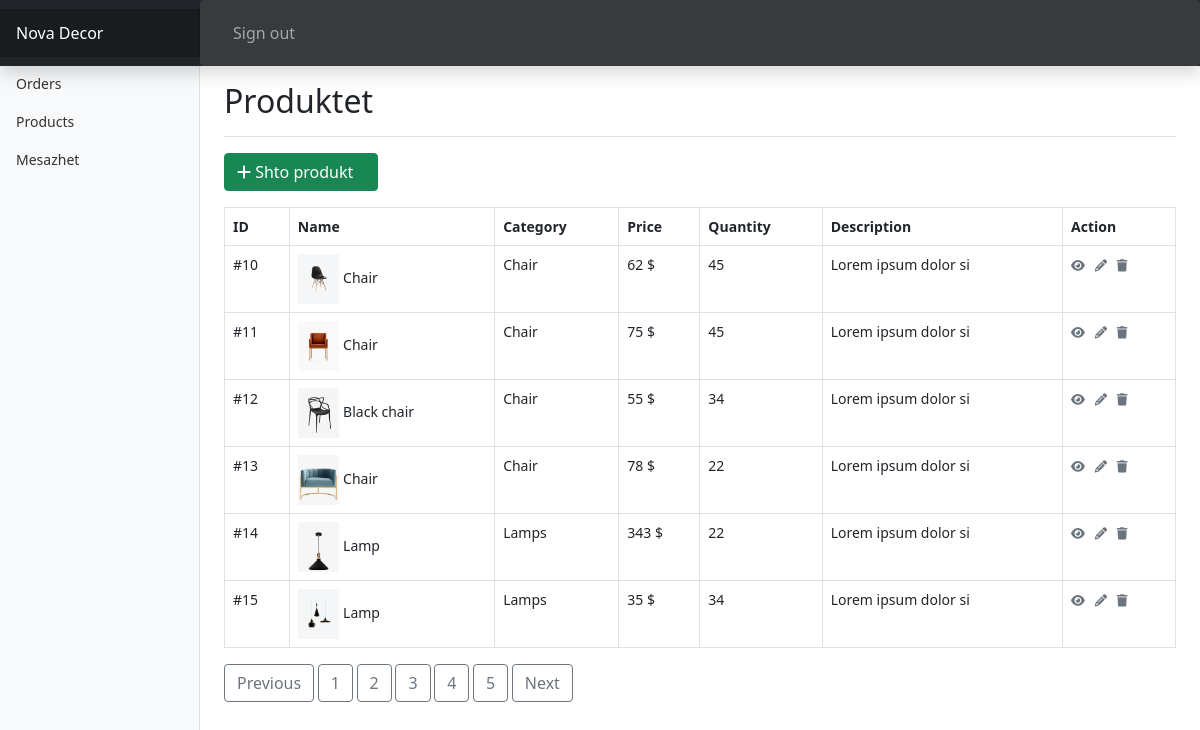
The page /login/admin/products.php?page=2 (signed in) on the database its author committed.
### tables this page shows
CREATE TABLE `products` (
  `product_id` int(11) NOT NULL,
  `name` varchar(100) DEFAULT NULL,
  `price` int(100) DEFAULT NULL,
  `image` varchar(250) DEFAULT NULL,
  `quantity` int(100) DEFAULT NULL,
  `description` text NOT NULL,
  `cat_id` int(11) NOT NULL
);

CREATE TABLE `category` (
  `category_id` int(11) NOT NULL,
  `name` text NOT NULL,
  `image` varchar(225) NOT NULL,
  `imageS3` varchar(225) NOT NULL
);

### login/admin/products.php (the view, shortened to what this page needs)
<?php
include "../includes/connect.php";
if(isset($_GET['page'])){
  $page=$_GET['page'];
}
else{$page=1;}
$num_per_page=6;
$start_from=($page-1)*$num_per_page;
$query="SELECT p.product_id,p.name , p.quantity, p.price , p.description , p.image, p.cat_id ,c.name AS category_name FROM products p,category c
WHERE p.cat_id= c.category_id limit $start_from,$num_per_page";
$result=mysqli_query($conn,$query);
?>
<!doctype html>
<html lang="en">
  <head>
  </head>
<body>
<?php include 'headers.php'?>
<div class="container-fluid">
  <div class="row">
    <?php include 'sidebars.php'?>
    <main class="col-md-9 ms-sm-auto col-lg-10 px-md-4">
      <div class="d-flex justify-content-between flex-wrap flex-md-nowrap align-items-center pt-3 pb-2 mb-3 border-bottom">
        <h1 class="h2">Produktet</h1>
      </div>
      <div class="d-md-flex my-3">
          <a href="add.php">
            <button class="btn btn-success pe-4" type="button"><i class="fa-solid fa-plus"></i>&nbsp;Shto produkt</button>
          </a>
     </div>
    <div class="table-responsive">
      <table class="table table-bordered">
        <thead>
          <tr>
            <th scope="col">ID</th>
            <th scope="col">Name</th>
            <th scope="col">Category</th>
            <th scope="col">Price</th>
            <th scope="col">Quantity</th>
            <th scope="col">Description</th>
            <th scope="col">Action</th>
          </tr>
        </thead>
        <tbody>
        <?php while($row = mysqli_fetch_assoc($result)){ ?>
           <tr>
                <td>#<?php echo $row['product_id']; ?></td>
                <td><img src="uploaded_img/<?php echo $row['image']; ?>" height="50px;" alt="">  <?php echo $row['name']; ?></td>
                <td><?php echo $row['category_name']; ?></td>
                <td><?php echo $row['price']; ?> $</td>
                <td><?php echo $row['quantity']; ?></td>
                <td><?php echo substr($row['description'],0,20); ?></td>
                <td>
                <a href="view.php?view=<?php echo $row['product_id']; ?>" title="View Record" data-toggle="tooltip"><span class="fa fa-eye text-secondary fa-sm">&nbsp;&nbsp;</span></a>
                <a href="update.php?edit=<?php echo $row['product_id']; ?>" title="Update Record" data-toggle="tooltip"><span class="fa fa-pencil text-secondary fa-sm">&nbsp;&nbsp;</span></a>
                <a href="delete.php?delete=<?php echo $row['product_id']; ?>" title="Delete Record" data-toggle="tooltip"><span class="fa fa-trash text-secondary fa-sm"></span></a>
                </td>
          </tr>
          <?php } ?>
        </tbody>
      </table>
    </div>
<?php
    $pr_query="SELECT * FROM products";
    $pr_result=mysqli_query($conn,$pr_query);
    $total_record=mysqli_num_rows($pr_result);
    $total_page=ceil($total_record/$num_per_page);
    if($page>1 ){
        echo"<a href='products.php?page=".($page-1)."' class='btn btn-outline-secondary'>Previous</a>&nbsp;" ;
    }
    for($i=1;$i<$total_page;$i++){
       echo"<a href='products.php?page=".$i."' class='btn btn-outline-secondary'>$i</a>&nbsp;" ;
    }
    if($i>$page ){
        echo"<a href='products.php?page=".($page+1)."' class='btn btn-outline-secondary'>Next</a>&nbsp;" ;
    }
    ?>
    </main>
  </div>
</div>
</body>
</html>

### css/dashboard.css (style rules this page uses)
body { font-size: .875rem; }

### rows shown on the page
products: product_id "10", image (picture), name "Chair", cat.name "Chair", price "62", quantity "45", description "Lorem ipsum dolor si"
products: product_id "11", image (picture), name "Chair", cat.name "Chair", price "75", quantity "45", description "Lorem ipsum dolor si"
products: product_id "12", image (picture), name "Black chair", cat.name "Chair", price "55", quantity "34", description "Lorem ipsum dolor si"
products: product_id "13", image (picture), name "Chair", cat.name "Chair", price "78", quantity "22", description "Lorem ipsum dolor si"
products: product_id "14", image (picture), name "Lamp", cat.name "Lamps", price "343", quantity "22", description "Lorem ipsum dolor si"
products: product_id "15", image (picture), name "Lamp", cat.name "Lamps", price "35", quantity "34", description "Lorem ipsum dolor si"
